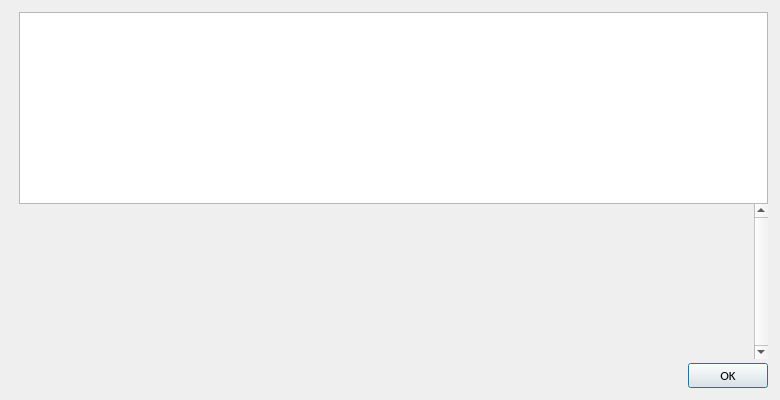
<?xml version="1.0" encoding="UTF-8"?>
<ui version="4.0">
 <class>HelpMessageDialog</class>
 <widget class="QDialog" name="HelpMessageDialog">
  <property name="geometry">
   <rect>
    <x>0</x>
    <y>0</y>
    <width>780</width>
    <height>400</height>
   </rect>
  </property>
  <property name="font">
   <font>
    <family>Calibri</family>
    <pointsize>10</pointsize>
   </font>
  </property>
  <layout class="QHBoxLayout" name="horizontalLayout_2">
   <property name="spacing">
    <number>0</number>
   </property>
   <property name="leftMargin">
    <number>12</number>
   </property>
   <property name="topMargin">
    <number>12</number>
   </property>
   <property name="rightMargin">
    <number>12</number>
   </property>
   <property name="bottomMargin">
    <number>12</number>
   </property>
   <item>
    <layout class="QVBoxLayout" name="verticalLayoutLogo" stretch="0,0">
     <property name="leftMargin">
      <number>0</number>
     </property>
     <property name="topMargin">
      <number>4</number>
     </property>
     <property name="rightMargin">
      <number>0</number>
     </property>
     <item>
      <widget class="QLabel" name="aboutLogo">
       <property name="sizePolicy">
        <sizepolicy hsizetype="Preferred" vsizetype="Ignored">
         <horstretch>0</horstretch>
         <verstretch>0</verstretch>
        </sizepolicy>
       </property>
       <property name="maximumSize">
        <size>
         <width>100</width>
         <height>100</height>
        </size>
       </property>
       <property name="pixmap">
        <pixmap resource="../bitcoin.qrc">:/icons/bitcoin</pixmap>
       </property>
       <property name="scaledContents">
        <bool>true</bool>
       </property>
       <property name="alignment">
        <set>Qt::AlignLeading|Qt::AlignLeft|Qt::AlignTop</set>
       </property>
      </widget>
     </item>
     <item>
      <widget class="QFrame" name="frame">
       <property name="frameShape">
        <enum>QFrame::NoFrame</enum>
       </property>
       <property name="frameShadow">
        <enum>QFrame::Raised</enum>
       </property>
      </widget>
     </item>
    </layout>
   </item>
   <item>
    <layout class="QVBoxLayout" name="verticalLayout">
     <item>
      <widget class="QTextEdit" name="helpMessage">
       <property name="readOnly">
        <bool>true</bool>
       </property>
      </widget>
     </item>
     <item>
      <widget class="QScrollArea" name="scrollArea">
       <property name="frameShape">
        <enum>QFrame::NoFrame</enum>
       </property>
       <property name="verticalScrollBarPolicy">
        <enum>Qt::ScrollBarAlwaysOn</enum>
       </property>
       <property name="widgetResizable">
        <bool>true</bool>
       </property>
       <widget class="QWidget" name="scrollAreaWidgetContents">
        <property name="geometry">
         <rect>
          <x>0</x>
          <y>0</y>
          <width>638</width>
          <height>137</height>
         </rect>
        </property>
        <layout class="QVBoxLayout" name="verticalLayout_2">
         <item>
          <widget class="QLabel" name="aboutMessage">
           <property name="cursor">
            <cursorShape>IBeamCursor</cursorShape>
           </property>
           <property name="textFormat">
            <enum>Qt::PlainText</enum>
           </property>
           <property name="alignment">
            <set>Qt::AlignLeading|Qt::AlignLeft|Qt::AlignTop</set>
           </property>
           <property name="openExternalLinks">
            <bool>true</bool>
           </property>
           <property name="textInteractionFlags">
            <set>Qt::LinksAccessibleByMouse|Qt::TextSelectableByKeyboard|Qt::TextSelectableByMouse</set>
           </property>
          </widget>
         </item>
        </layout>
       </widget>
      </widget>
     </item>
     <item>
      <spacer name="verticalSpacer">
       <property name="orientation">
        <enum>Qt::Vertical</enum>
       </property>
       <property name="sizeType">
        <enum>QSizePolicy::Fixed</enum>
       </property>
       <property name="sizeHint" stdset="0">
        <size>
         <width>4</width>
         <height>4</height>
        </size>
       </property>
      </spacer>
     </item>
     <item>
      <widget class="QDialogButtonBox" name="okButton">
       <property name="orientation">
        <enum>Qt::Horizontal</enum>
       </property>
       <property name="standardButtons">
        <set>QDialogButtonBox::Ok</set>
       </property>
      </widget>
     </item>
    </layout>
   </item>
  </layout>
 </widget>
 <resources>
  <include location="../bitcoin.qrc"/>
 </resources>
 <connections>
  <connection>
   <sender>okButton</sender>
   <signal>accepted()</signal>
   <receiver>HelpMessageDialog</receiver>
   <slot>accept()</slot>
   <hints>
    <hint type="sourcelabel">
     <x>20</x>
     <y>20</y>
    </hint>
    <hint type="destinationlabel">
     <x>20</x>
     <y>20</y>
    </hint>
   </hints>
  </connection>
  <connection>
   <sender>okButton</sender>
   <signal>rejected()</signal>
   <receiver>HelpMessageDialog</receiver>
   <slot>reject()</slot>
   <hints>
    <hint type="sourcelabel">
     <x>20</x>
     <y>20</y>
    </hint>
    <hint type="destinationlabel">
     <x>20</x>
     <y>20</y>
    </hint>
   </hints>
  </connection>
 </connections>
</ui>
